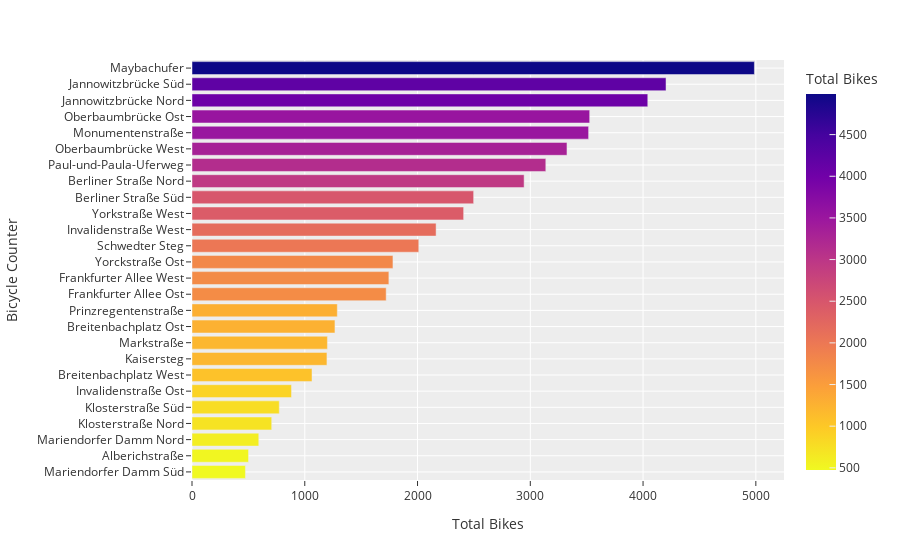

Notebook source saved alongside this figure:
### Code cell
px.defaults.template = "ggplot2"
px.defaults.color_continuous_scale = px.colors.sequential.Plasma_r

fig = px.bar(average_bike_count.reset_index(), x="total_bikes", y="description", color="total_bikes", orientation='h', labels={"total_bikes": "Total Bikes", "description": "Bicycle Counter"})
fig.show()

### Figure 1 — Plotly figure (JSON) as saved in the notebook; plotly's stock layout.template omitted (floating-point values rounded to 4 significant figures)
{"data": [{"alignmentgroup": "True", "hovertemplate": "Total Bikes=%{marker.color}<br>Bicycle Counter=%{y}<extra></extra>", "legendgroup": "", "marker": {"color": [473.9, 501.2, 592.2, 706.7, 773.8, 882.1, 1064.0, 1197.0, 1201.0, 1268.0, 1289.0, 1722.0, 1746.0, 1782.0, 2011.0, 2165.0, 2409.0, 2498.0, 2945.0, 3138.0, 3325.0, 3517.0, 3527.0, 4042.0, 4204.0, 4987.0], "coloraxis": "coloraxis"}, "name": "", "offsetgroup": "", "orientation": "h", "showlegend": false, "textposition": "auto", "type": "bar", "x": [473.9, 501.2, 592.2, 706.7, 773.8, 882.1, 1064.0, 1197.0, 1201.0, 1268.0, 1289.0, 1722.0, 1746.0, 1782.0, 2011.0, 2165.0, 2409.0, 2498.0, 2945.0, 3138.0, 3325.0, 3517.0, 3527.0, 4042.0, 4204.0, 4987.0], "xaxis": "x", "y": ["Mariendorfer Damm Süd", "Alberichstraße", "Mariendorfer Damm Nord", "Klosterstraße Nord", "Klosterstraße Süd", "Invalidenstraße Ost", "Breitenbachplatz West", "Kaisersteg", "Markstraße", "Breitenbachplatz Ost", "Prinzregentenstraße", "Frankfurter Allee Ost", "Frankfurter Allee West", "Yorckstraße Ost", "Schwedter Steg", "Invalidenstraße West", "Yorkstraße West", "Berliner Straße Süd", "Berliner Straße Nord", "Paul-und-Paula-Uferweg", "Oberbaumbrücke West", "Monumentenstraße", "Oberbaumbrücke Ost", "Jannowitzbrücke Nord", "Jannowitzbrücke Süd", "Maybachufer"], "yaxis": "y"}], "layout": {"barmode": "relative", "coloraxis": {"colorbar": {"title": {"text": "Total Bikes"}}, "colorscale": [[0, "#f0f921"], [0.1111, "#fdca26"], [0.2222, "#fb9f3a"], [0.3333, "#ed7953"], [0.4444, "#d8576b"], [0.5556, "#bd3786"], [0.6667, "#9c179e"], [0.7778, "#7201a8"], [0.8889, "#46039f"], [1, "#0d0887"]]}, "legend": {"tracegroupgap": 0}, "margin": {"t": 60}, "xaxis": {"anchor": "y", "domain": [0, 1], "title": {"text": "Total Bikes"}}, "yaxis": {"anchor": "x", "domain": [0, 1], "title": {"text": "Bicycle Counter"}}}}
